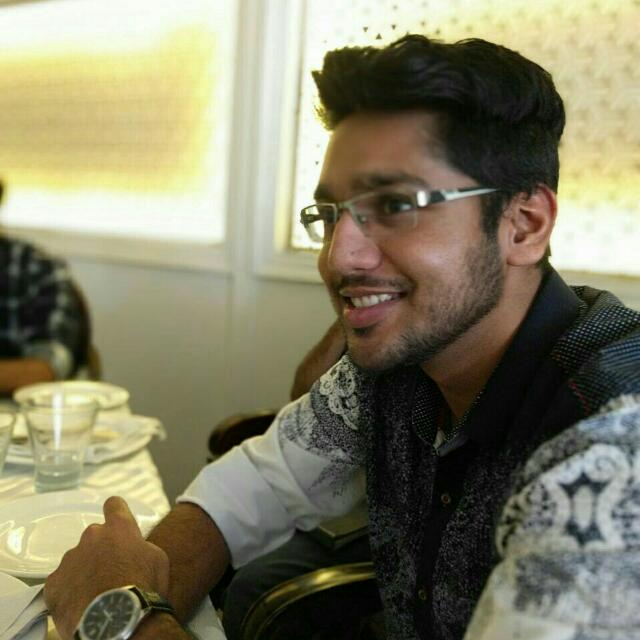
#> input picture PycharmProjects/trials/pp.jpg, 640 x 640 px
$ python img1.py
#> lines starting #> are read from the running program, lines starting #| are printed output that depends on the picture
from PIL import Image

img = Image.open('pp.jpg')
#> img is the input picture: PIL image 640x640 RGB; mean R, G, B 130.8, 127.2, 101.4
r, g, b = img.split()
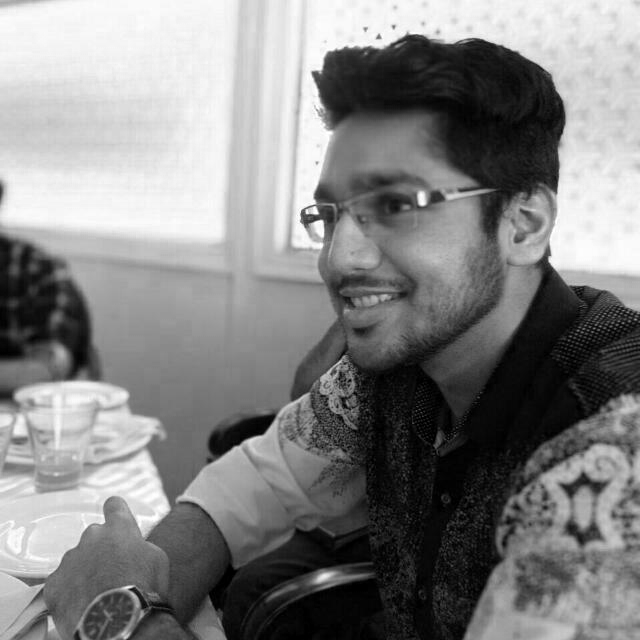
#> r: PIL image 640x640 L; min 0, max 255, mean 130.8
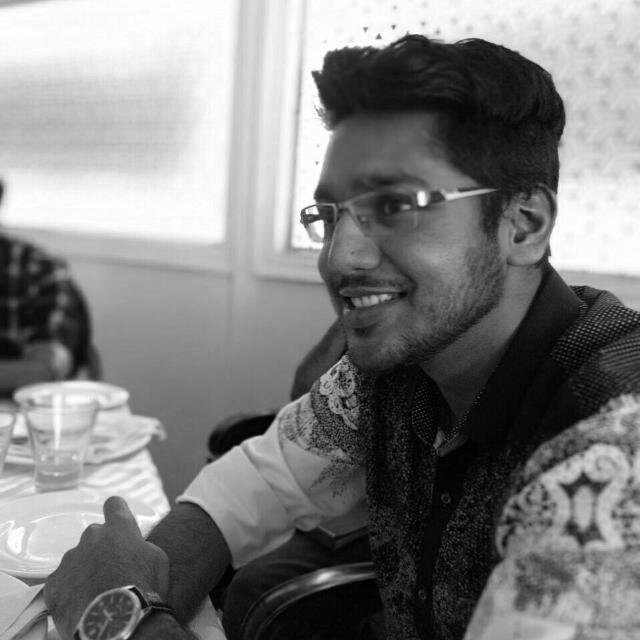
#> g: PIL image 640x640 L; min 0, max 255, mean 127.2
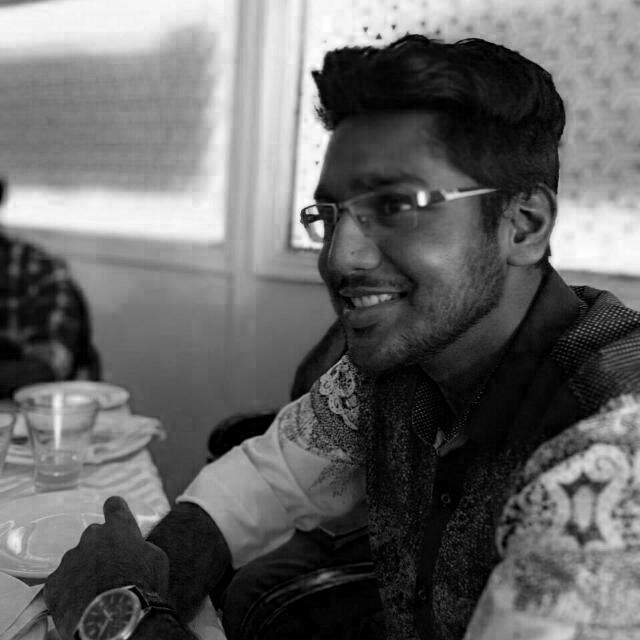
#> b: PIL image 640x640 L; min 0, max 255, mean 101.4

new_img = Image.merge('RGB', (r, b, g))
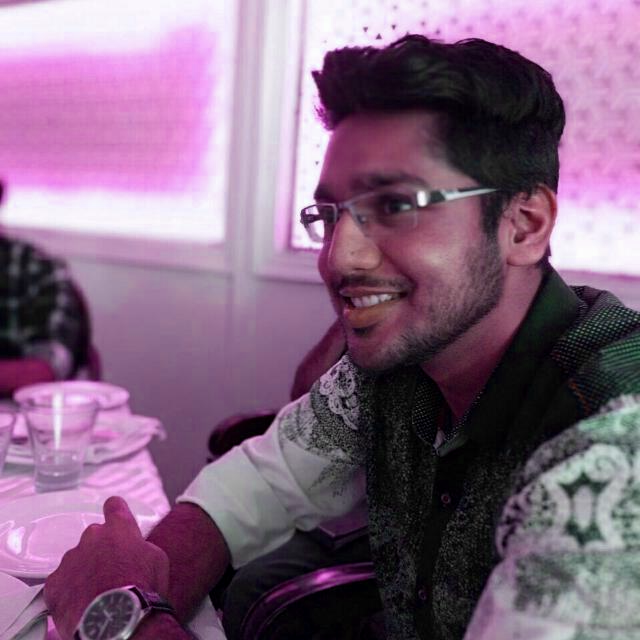
#> new_img: PIL image 640x640 RGB; mean R, G, B 130.8, 101.4, 127.2
new_img.show()

$ run again, with PycharmProjects/trials/123.jpg copied over PycharmProjects/trials/pp.jpg
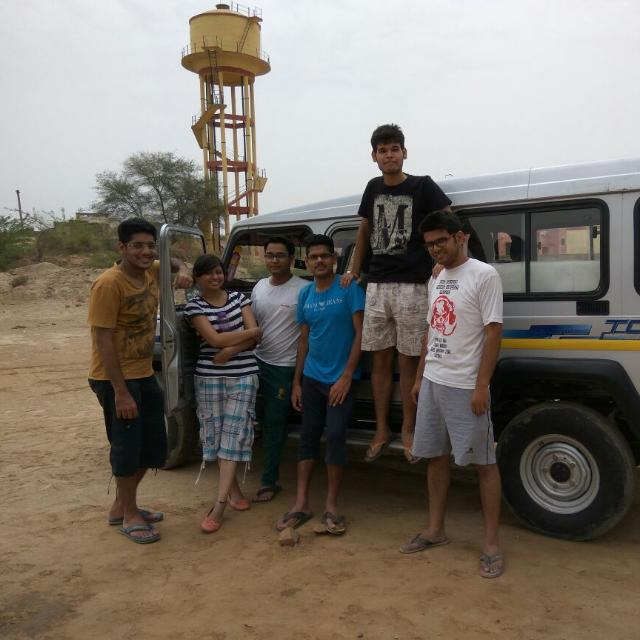
#> input picture PycharmProjects/trials/123.jpg, 640 x 640 px
#> img is the input picture: PIL image 640x640 RGB; mean R, G, B 125.6, 117.8, 109
#> `r, g, b = img.split()`:
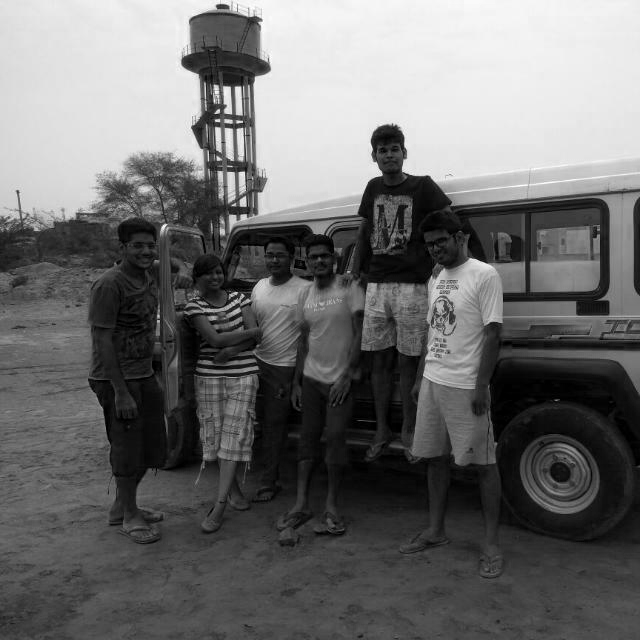
#> b: PIL image 640x640 L; min 0, max 255, mean 109
#> `new_img = Image.merge('RGB', (r, b, g))`:
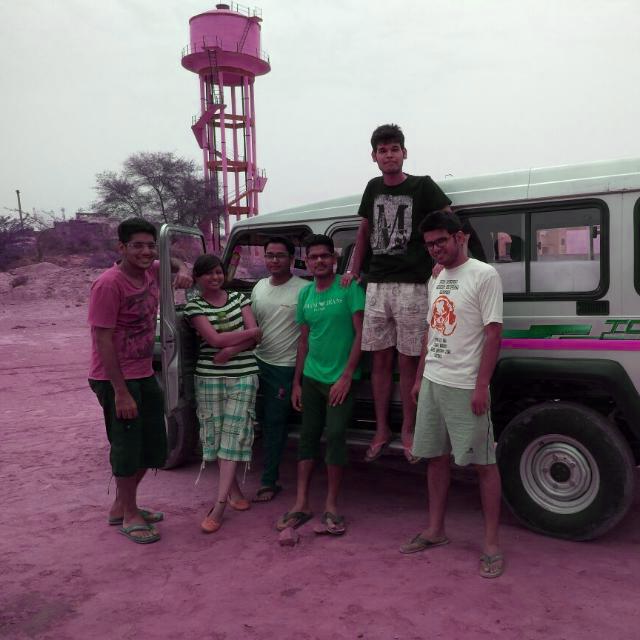
#> new_img: PIL image 640x640 RGB; mean R, G, B 125.6, 109, 117.8

$ run again, with PycharmProjects/trials/49.jpg copied over PycharmProjects/trials/pp.jpg
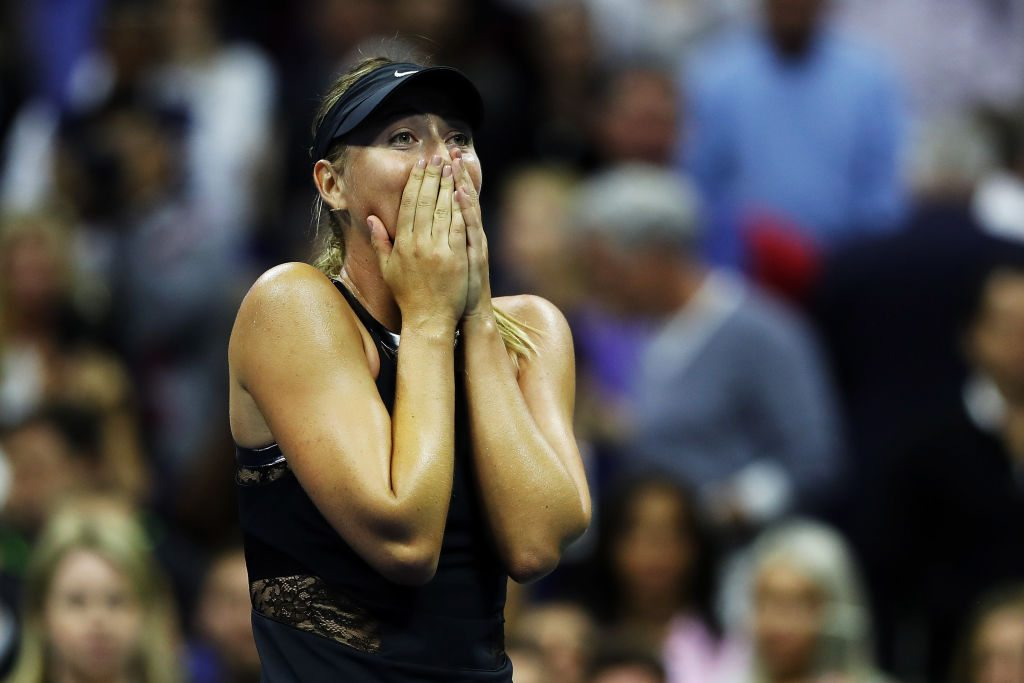
#> input picture PycharmProjects/trials/49.jpg, 1024 x 683 px
#> img is the input picture: PIL image 1024x683 RGB; mean R, G, B 77.6, 73.8, 70.7
#> `r, g, b = img.split()`:
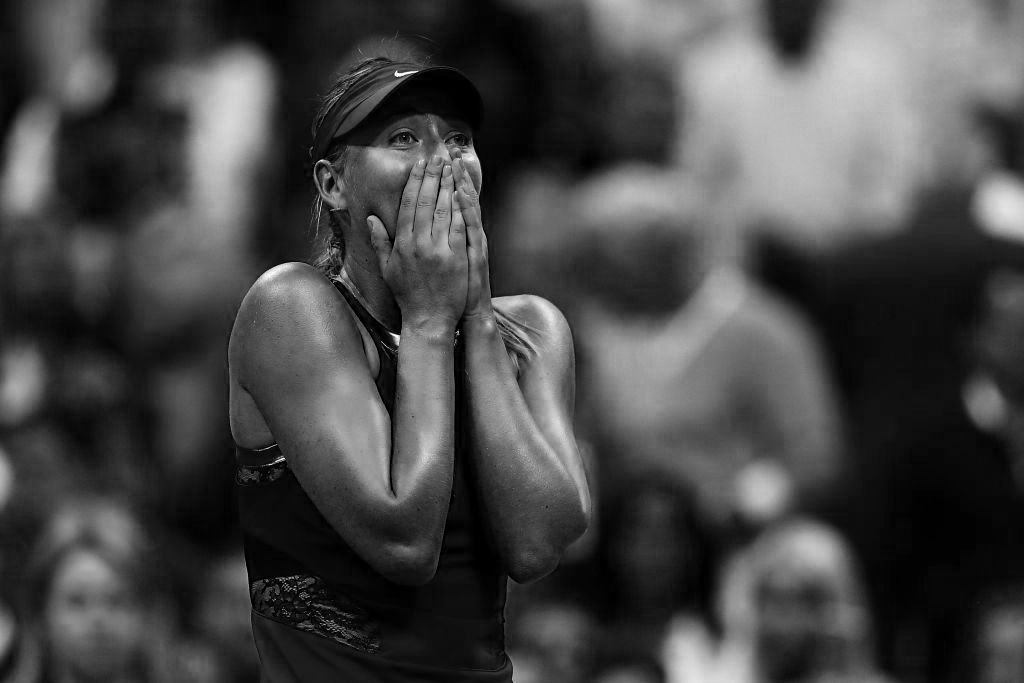
#> b: PIL image 1024x683 L; min 0, max 255, mean 70.7
#> `new_img = Image.merge('RGB', (r, b, g))`:
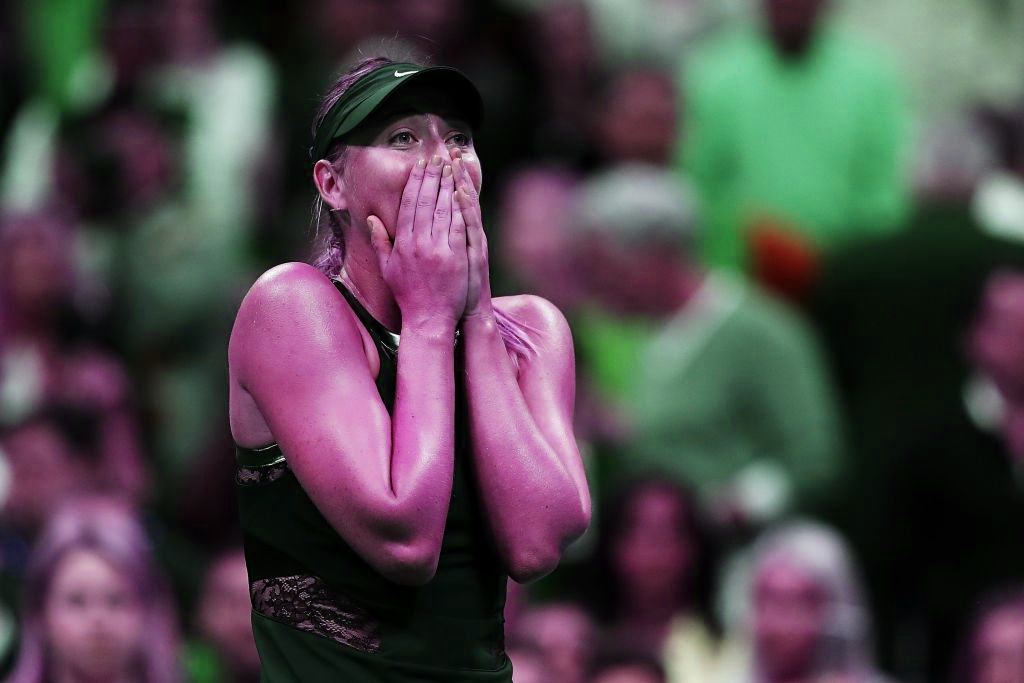
#> new_img: PIL image 1024x683 RGB; mean R, G, B 77.6, 70.7, 73.8
